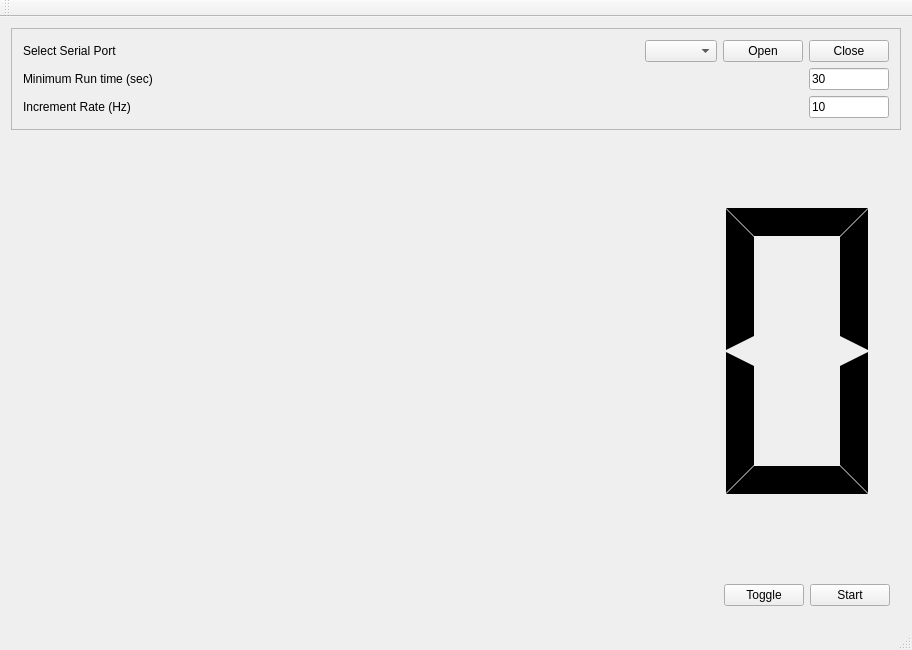
<?xml version="1.0" encoding="UTF-8"?>
<ui version="4.0">
 <class>MainWindow</class>
 <widget class="QMainWindow" name="MainWindow">
  <property name="geometry">
   <rect>
    <x>0</x>
    <y>0</y>
    <width>912</width>
    <height>650</height>
   </rect>
  </property>
  <property name="windowTitle">
   <string>MainWindow</string>
  </property>
  <widget class="QWidget" name="centralWidget">
   <layout class="QGridLayout" name="gridLayout_2" rowstretch="1,10,1">
    <item row="0" column="0">
     <widget class="QFrame" name="frame">
      <property name="frameShape">
       <enum>QFrame::StyledPanel</enum>
      </property>
      <property name="frameShadow">
       <enum>QFrame::Raised</enum>
      </property>
      <layout class="QGridLayout" name="gridLayout" columnstretch="1,10,1,1,1">
       <item row="1" column="0">
        <widget class="QLabel" name="label">
         <property name="text">
          <string>Minimum Run time (sec)</string>
         </property>
        </widget>
       </item>
       <item row="1" column="1">
        <spacer name="horizontalSpacer">
         <property name="orientation">
          <enum>Qt::Horizontal</enum>
         </property>
         <property name="sizeHint" stdset="0">
          <size>
           <width>40</width>
           <height>20</height>
          </size>
         </property>
        </spacer>
       </item>
       <item row="2" column="0">
        <widget class="QLabel" name="label_2">
         <property name="text">
          <string>Increment Rate (Hz)</string>
         </property>
        </widget>
       </item>
       <item row="0" column="0">
        <widget class="QLabel" name="label_3">
         <property name="text">
          <string>Select Serial Port</string>
         </property>
        </widget>
       </item>
       <item row="0" column="3">
        <widget class="QPushButton" name="serialOpenPushButton">
         <property name="text">
          <string>Open</string>
         </property>
        </widget>
       </item>
       <item row="0" column="2">
        <widget class="QComboBox" name="serialPortComboBox"/>
       </item>
       <item row="0" column="4">
        <widget class="QPushButton" name="serialClosePushButton">
         <property name="text">
          <string>Close</string>
         </property>
        </widget>
       </item>
       <item row="1" column="4">
        <widget class="QLineEdit" name="minTimeLineEdit">
         <property name="text">
          <string>30</string>
         </property>
        </widget>
       </item>
       <item row="2" column="4">
        <widget class="QLineEdit" name="incrRateLineEdit">
         <property name="text">
          <string>10</string>
         </property>
        </widget>
       </item>
      </layout>
     </widget>
    </item>
    <item row="1" column="0">
     <widget class="QLCDNumber" name="lcdNumber">
      <property name="frameShape">
       <enum>QFrame::NoFrame</enum>
      </property>
      <property name="smallDecimalPoint">
       <bool>false</bool>
      </property>
      <property name="segmentStyle">
       <enum>QLCDNumber::Flat</enum>
      </property>
     </widget>
    </item>
    <item row="2" column="0">
     <widget class="QFrame" name="frame_2">
      <property name="frameShape">
       <enum>QFrame::NoFrame</enum>
      </property>
      <property name="frameShadow">
       <enum>QFrame::Raised</enum>
      </property>
      <layout class="QHBoxLayout" name="horizontalLayout_2">
       <item>
        <spacer name="horizontalSpacer_2">
         <property name="orientation">
          <enum>Qt::Horizontal</enum>
         </property>
         <property name="sizeHint" stdset="0">
          <size>
           <width>40</width>
           <height>20</height>
          </size>
         </property>
        </spacer>
       </item>
       <item>
        <widget class="QPushButton" name="pushButton">
         <property name="text">
          <string>Toggle</string>
         </property>
        </widget>
       </item>
       <item>
        <widget class="QPushButton" name="startPushButton">
         <property name="text">
          <string>Start</string>
         </property>
        </widget>
       </item>
      </layout>
     </widget>
    </item>
   </layout>
  </widget>
  <widget class="QMenuBar" name="menuBar">
   <property name="geometry">
    <rect>
     <x>0</x>
     <y>0</y>
     <width>912</width>
     <height>22</height>
    </rect>
   </property>
  </widget>
  <widget class="QToolBar" name="mainToolBar">
   <attribute name="toolBarArea">
    <enum>TopToolBarArea</enum>
   </attribute>
   <attribute name="toolBarBreak">
    <bool>false</bool>
   </attribute>
  </widget>
  <widget class="QStatusBar" name="statusBar"/>
 </widget>
 <layoutdefault spacing="6" margin="11"/>
 <resources/>
 <connections/>
</ui>
